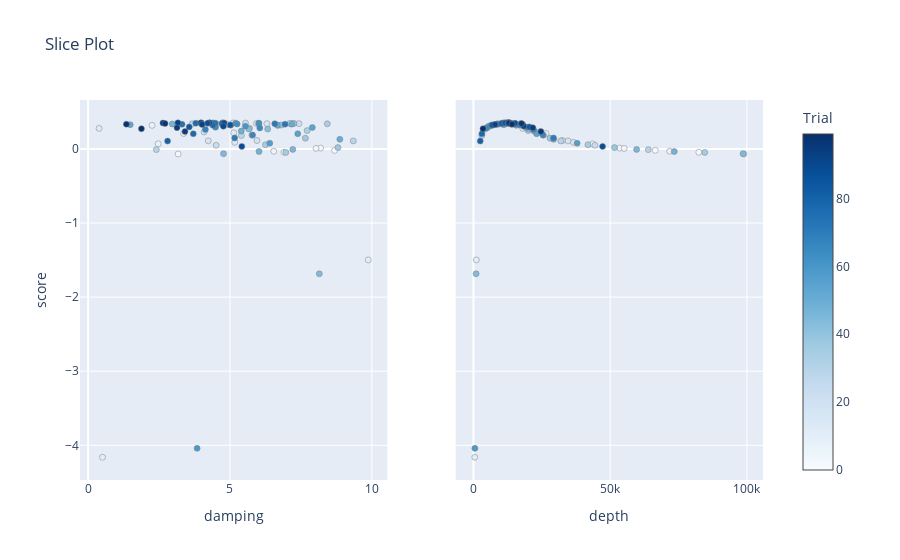

Notebook cell for this chart:
### Markdown cell above
#### gridding with Equivalent sources

### Code cell
# estimate regional with the constraints method
grav_df = regional.regional_constraints(
    grav_df=grav_df,
    grav_data_column="observed_grav",
    constraints_df=constraint_points,
    # constraint_block_size=2e3,
    regional_column="constraints_reg",
    grid_method="eq_sources",
    grav_obs_height=1e3,
    eqs_gridding_damping_lims=[1e-20, 10],
    eqs_gridding_depth_lims=[100, 100e3],
    eqs_gridding_trials=100,
    eqs_gridding_plot=True,
)

# grid the results
grav_grid = grav_df.set_index(["northing", "easting"]).to_xarray()

# compare with true regional
_ = polar_utils.grd_compare(
    grav_grid.lower_surface_grav,
    grav_grid.constraints_reg,
    robust=True,
    plot=True,
    grid1_name="True regional field",
    grid2_name="Regional field from method: Constraints: Equivalent sources",
    hist=True,
    inset=False,
    verbose="q",
    title="difference",
    grounding_line=False,
    points=constraint_points.rename(columns={"easting": "x", "northing": "y"}),
    points_style="x.3c",
)
